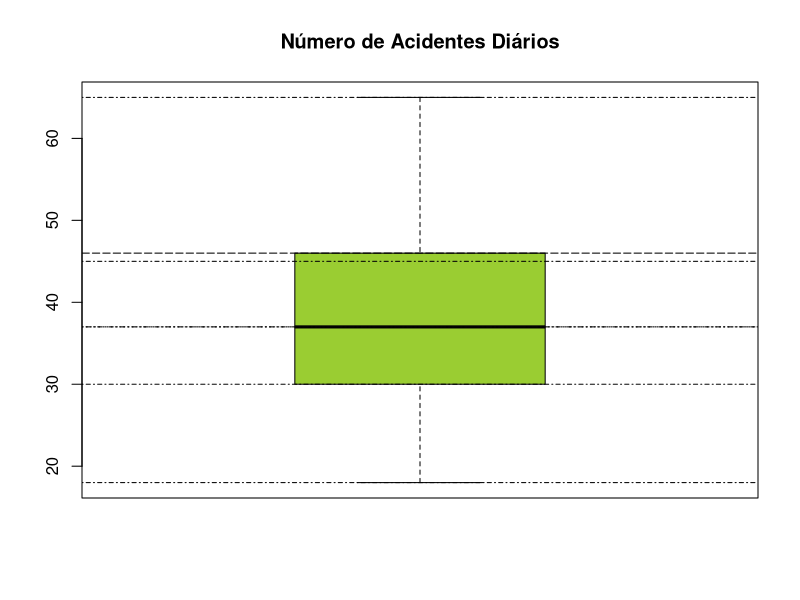

Write R code to recreate this figure.
setwd("~/Documentos/dsa/BigDataAnalytics/Cap09-EstatisticaII")
getwd()

cores = c('yellowgreen', 'wheat1', 'violetred3', 'turquoise2', 'tomato4', 
          'thistle', 'steelblue2', 'springgreen', 'slateblue3', 'sienna3')


library(plotrix)

dados = c(18, 20, 20, 21, 22, 24, 25, 25, 26, 27, 29, 29, 
          30, 30, 31, 31, 32, 33, 34, 35, 36, 36, 37, 37, 
          37, 37, 38, 38, 38, 40, 41, 43, 44, 44, 45, 45, 
          45, 46, 47, 48, 49, 50, 51, 53, 54, 54, 56, 58, 62, 65)


mean(dados)
sd(dados)
median(dados)
range(dados)
quantile(dados)

boxplot(dados, 
        main = "Número de Acidentes Diários",
        col = cores)

ablineclip(h=as.integer(median(dados)), lty=3, col="grey1", lwd = 1)
ablineclip(h=as.integer(quantile(dados)[1]), lty=4, col="grey1", lwd = 1)
ablineclip(h=as.integer(quantile(dados)[2]), lty=4, col="grey1", lwd = 1)
ablineclip(h=as.integer(quantile(dados)[3]), lty=4, col="grey1", lwd = 1)
ablineclip(h=as.integer(quantile(dados)[4]), lty=4, col="grey1", lwd = 1)
ablineclip(h=as.integer(quantile(dados)[5]), lty=4, col="grey1", lwd = 1)
ablineclip(h=46, lty=5, col="grey1", lwd = 1)
